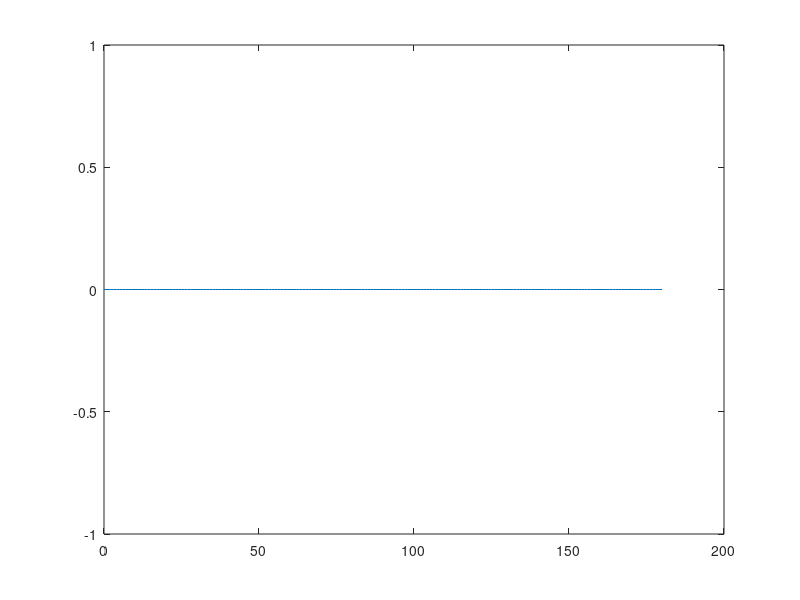

Here is the MATLAB script that generated this plot:
alpha1=[0:1:180];
theta1=zeros(1,181);
for i = 1:1:181
    alpha = alpha1(i)
    phi = 3.954; 
    alpha_rad = deg2rad(alpha);
    phi_rad = deg2rad(phi);
    % 定义隐式方程
    equation = @(theta) sin(alpha_rad + theta - phi_rad) - sin(alpha_rad - phi_rad) * exp(-theta / tan(phi_rad));
    
    % 求解方程
    initial_guess = 90; % 初始猜测值
    theta = fsolve(equation, initial_guess);
    
    % 将θ从弧度转换为度
    theta_deg = rad2deg(theta);
        % 限制解的范围在1到π之间
    theta_deg = mod(theta_deg, 360); % 将角度转换到0到360度之间
    if theta_deg < 1
        theta_deg = theta_deg + 360; % 将角度调整到1到360度之间
    end
    % 输出结果
    fprintf('θ的值为：%f 度\n', theta_deg);


end
plot(alpha1,theta1)
